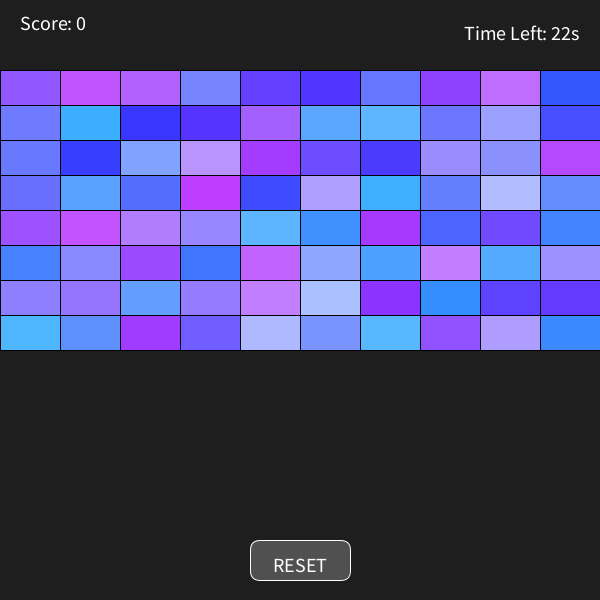
Frame 1 (no input)
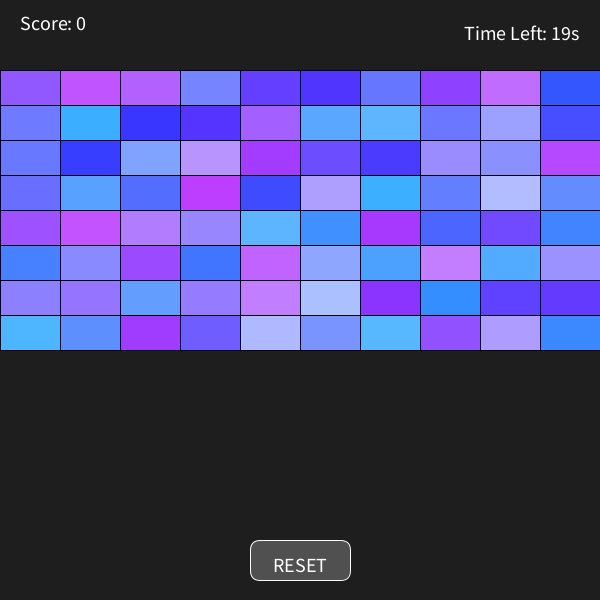
Frame 60 (the mouse pressed at the canvas centre just before this capture)
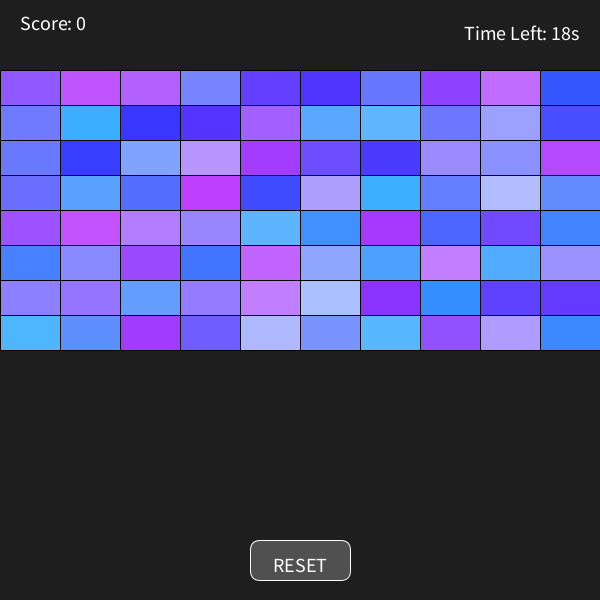
Frame 120 (the mouse held since frame 60 and released just before this capture)

The Processing sketch that drew these frames (run headless with seeded random() and noise(); from frame 60 on, the mouse is pressed at the canvas centre):

// Processing sketch: miniproject
// ── miniproject.pde
//Caleb Taylor | 31 Mar 2026 | Mini Project
int rows = 8;
int cols = 10;
float w, h;
boolean[][] wall;
int[][] colors;

int score = 0;
int startTime;
int timeLimit = 22;
boolean gameOver = false;

void setup() {
  size(600, 600);
  w = width / cols;
  h = 35; 
  initWall();
}

void draw() {
  background(30);
  
  int elapsed = (millis() - startTime) / 1000;
  int remaining = timeLimit - elapsed;
  
  if (remaining <= 0) {
    remaining = 0;
    gameOver = true;
  }
  
  //UI / SCOREBOARD
  fill(255);
  textSize(20);
  text("Score: " + score, 20, 30);
  
  if (remaining < 5) fill(255, 0, 0); 
  textAlign(RIGHT);
  text("Time Left: " + remaining + "s", width - 20, 40);
  textAlign(LEFT);
  
  // DRAW WALL
  for (int r = 0; r < rows; r++) {
    for (int c = 0; c < cols; c++) {
      if (wall[r][c]) {
        fill(colors[r][c]);
        stroke(0);
        rect(c * w, 70 + (r * h), w, h);
      }
    }
  }
  
  if (gameOver) {
    fill(0, 200);
    rect(0, 0, width, height);
    fill(255);
    textSize(50);
    textAlign(CENTER, CENTER);
    text("TIME'S UP!", width/2, height/2 - 50);
    textSize(20);
    text("Final Score: " + score, width/2, height/2 + 10);
  }
  //RESET BUTTON
  fill(80);
  stroke(255);
  rect(width/2 - 50, height - 60, 100, 40, 10);
  fill(255);
  textAlign(CENTER, CENTER);
  text("RESET", width/2, height - 35);
  textAlign(LEFT, BASELINE);
}

void mousePressed() {
if (!gameOver) {
    for (int r = 0; r < rows; r++) {
      for (int c = 0; c < cols; c++) {
        float blockY = 70 + (r * h);
        if (wall[r][c] && mouseX > c * w && mouseX < (c + 1) * w && 
            mouseY > blockY && mouseY < blockY + h) {
          
          wall[r][c] = false; 
          score += 10;
        }
      }
    }
  }
  
 if (mouseX > width/2 - 50 && mouseX < width/2 + 50 && 
      mouseY > height - 60 && mouseY < height - 20) {
    initWall();
  }
}

void initWall() {
  wall = new boolean[rows][cols];
  colors = new int[rows][cols];
  score = 0;
  startTime = millis(); 
  gameOver = false;
  
  for (int r = 0; r < rows; r++) {
    for (int c = 0; c < cols; c++) {
      wall[r][c] = true;
      colors[r][c] = color(random(50, 200), random(50, 200), 255); // Cool blue-ish theme
    }
  }
}

// ── buttonclass.pde
class Button {
  // Member Variables
  int x, y, w, h;
  String label;
  color c1, c2;
  boolean over;

  // Constructor
  Button(int x, int y, int w, int h, String label, color c1, color c2) {
    this.x = x;
    this.y = y;
    this.w = w;
    this.h = h;
    this.label = label;
    this.c1 = c1;
    this.c2 = c2;
    over = false;
  }

  // Member Methods
  void display() {
    if(over == true) {
      fill(c1);
    } else {
      fill(c2);
    }
    rectMode(CENTER);
    rect(x, y, w, h, 5);
    fill(200);
    textAlign(CENTER,CENTER);
    textSize(25);
    text(label, x, y-3);
  }
  
  boolean hover() {
    if(mouseX > x-w/2 && mouseX < x+w/2 && mouseY > y-h/2 && mouseY < y+h/2) {
      over = true;
    } else {
      over = false;
    }
    return over;
  }
}
